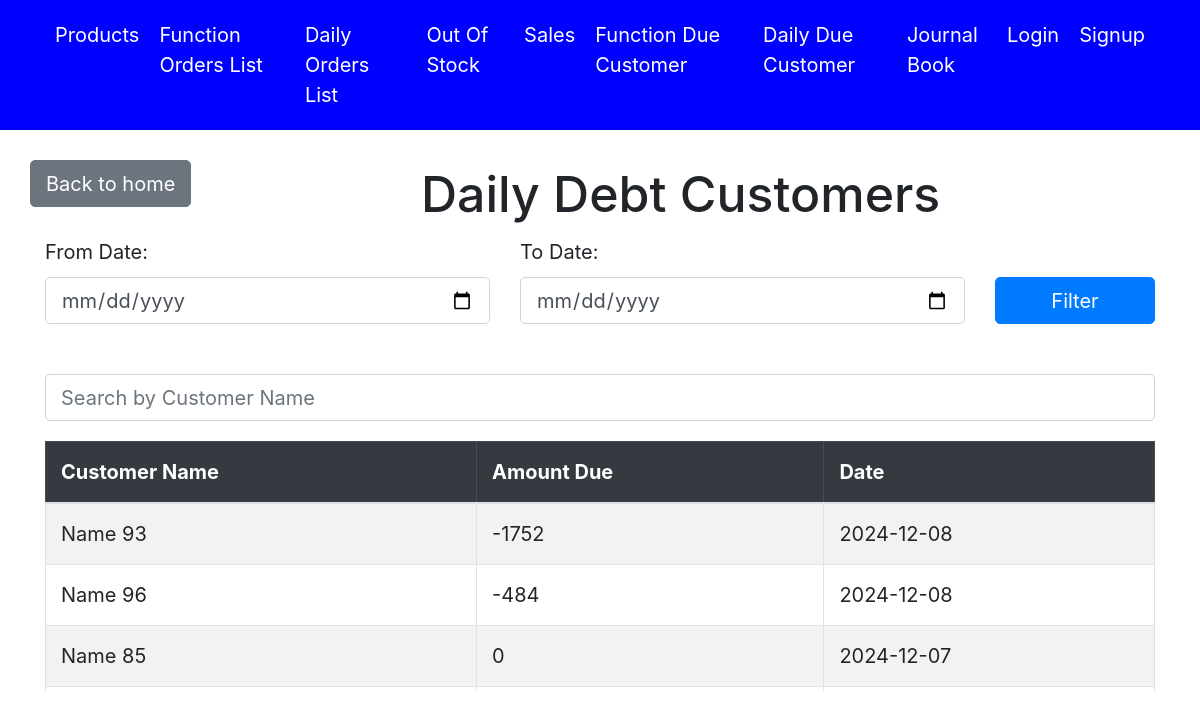
The app's page /daily/debt/customers/, older data.
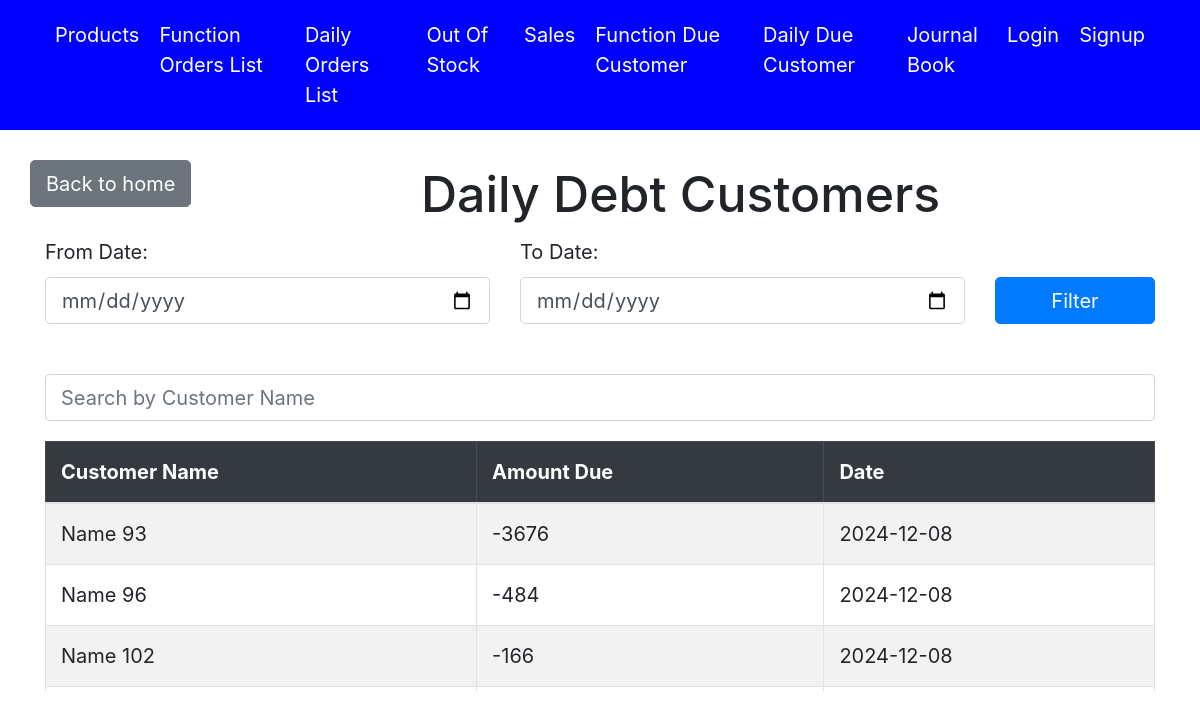
The same page, newer data.
### accounts/models.py (models this page shows, shortened)
class Orders(models.Model):
    name = models.CharField(max_length=255)
    date = models.DateField(default=timezone.now)
    is_function = models.BooleanField(default=True)

### accounts/views.py (the view)
# urls.py: path('daily/debt/customers/', views.daily_debt_customer_list, name='daily_debt_customer_list'),
def daily_debt_customer_list(request):
    from_date_str  = request.GET.get('from_date')
    to_date_str  = request.GET.get('to_date')
    debt_cust = daily_get_orders_with_pending_balance(request,is_function = False)
    formatted_debt_cust = []
    for row in debt_cust:
        date = row[2]
        debt_customer_data = {
            'order_id': row[0],
            'pending_amount': int(row[1]),
            'date': date,
            'name': row[3],
        }
        formatted_debt_cust.append(debt_customer_data)
    from_date = datetime.strptime(from_date_str, '%Y-%m-%d').date() if from_date_str else None
    to_date = datetime.strptime(to_date_str , '%Y-%m-%d').date() if to_date_str  else None
    if from_date:
        formatted_debt_cust = [
            customer for customer in formatted_debt_cust if customer['date'] >= from_date
        ]
    if to_date:
        formatted_debt_cust = [
            customer for customer in formatted_debt_cust if customer['date'] <= to_date
        ]
    today = datetime.today().date()
    formatted_debt_cust.sort(key=lambda x: (x['date'] != today, x['date']), reverse=True)
    context = {
        'debt_customers': formatted_debt_cust,  # List of dicts for easy template access
        'from_date': from_date_str,
        'to_date': to_date_str
    }
    return render(request, 'daily_list_debt_customers.html', context)

### accounts/views.py (called while the page is built)
def daily_get_orders_with_pending_balance(obj,is_function=False):
  with connection.cursor() as cursor:
    cursor.execute("""
      SELECT e.*, f.date, f.name
FROM (
    SELECT c.orders_id, IFNULL(d.paid_amount, 0) - c.order_amount AS pending_amount
    FROM (
        SELECT a.orders_id, SUM(a.quantity * b.Retail_price) AS order_amount
        FROM accounts_orderitems a
        JOIN accounts_product b ON a.product_id = b.id
        GROUP BY a.orders_id
    ) c
    LEFT JOIN (
        SELECT order_id_id, SUM(amount) AS paid_amount
        FROM accounts_payment
        GROUP BY order_id_id
    ) d ON c.orders_id = d.order_id_id
) e
JOIN accounts_orders f ON e.orders_id = f.id
WHERE e.pending_amount < 0
AND f.is_function = %s;
    """,[is_function])
    rows = cursor.fetchall()
    return rows

### accounts/templates/daily_list_debt_customers.html (shortened to what this page needs)
{% extends 'base.html' %}
{% block content %}
<head>
</head>
<body>
    <div class="row align-items-center mt-4">
        <div class="text-center mb-4">
            <a href="{% url 'home' %}" class="btn btn-secondary">Back to home</a>
        </div>
        <div class="col text-center">
            <h1>Daily Debt Customers</h1>
        </div>
    </div>
    <form method="get" class="mb-4">
        <div class="row">
            <div class="col-md-5 mb-3">
                <label for="from_date" class="form-label">From Date:</label>
                <input type="date" name="from_date" class="form-control" id="from_date" value="{{ request.GET.from_date }}">
            </div>
            <div class="col-md-5 mb-3">
                <label for="to_date" class="form-label">To Date:</label>
                <input type="date" name="to_date" class="form-control" id="to_date" value="{{ request.GET.to_date }}">
            </div>
            <div class="col-md-2 mb-3 d-flex align-items-end">
                <button type="submit" class="btn btn-primary w-100">Filter</button>
            </div>
        </div>
    </form>
    <div class="search-bar">
        <input type="text" id="searchCustomer" class="form-control" placeholder="Search by Customer Name" onkeyup="searchCustomers()">
    </div>
    <div class="table-wrapper">
        <div class="table-responsive">
            <table class="table table-bordered table-striped" id="customerTable">
                <thead class="table-dark">
                    <tr>
                        <th>Customer Name</th>
                        <th>Amount Due</th>
                        <th>Date</th>
                    </tr>
                </thead>
                <tbody>
                    {% for debt_customer in debt_customers %}
                        <tr class="customer-row">
                            <td>{{ debt_customer.name }}</td>
                            <td>{{ debt_customer.pending_amount }}</td>
                            <td>{{ debt_customer.date|date:"Y-m-d" }}</td>
                        </tr>
                    {% empty %}
                        <tr>
                            <td colspan="3" class="text-center">No debt customers found</td>
                        </tr>
                    {% endfor %}
                </tbody>
            </table>
        </div>
    </div>
</body>
{% endblock %}

Row changes from the older to the newer data that the page shows:
no longer on this page (row unchanged): Orders: name "Name 85", pending_amount "0", date "2024-12-07"
computed for Orders "Name 93": pending_amount "-1752" → "-3676"
added Orders: name "Name 102", pending_amount "-166", date "2024-12-08"
